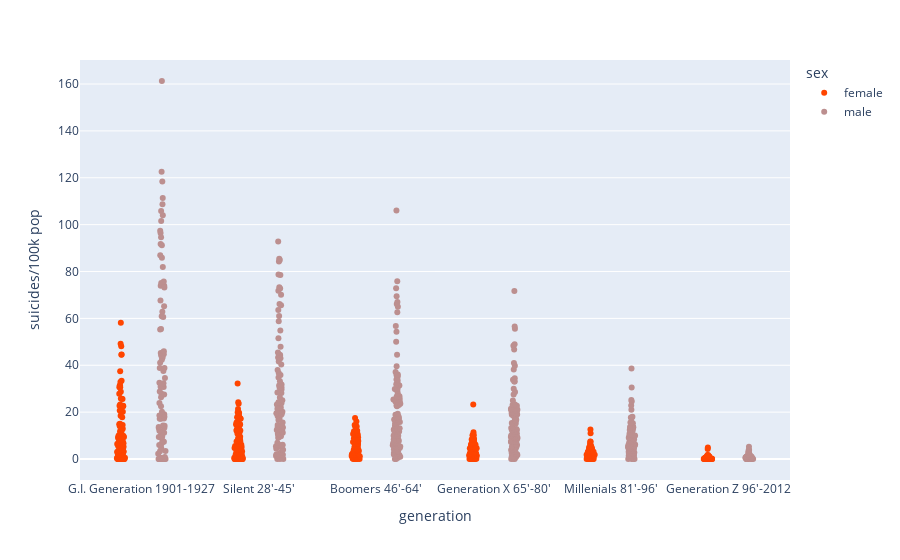

Notebook code cell kept with this figure:
### Markdown cell above
We got lucky with which color to which. But we can map the right color to the right item:

### Code cell
stripfig = px.strip(
    data_frame=df,
    x="generation",
    y="suicides/100k pop",
    # reorder categories
    category_orders={"generation":["G.I. Generation 1901-1927","Silent 28'-45'","Boomers 46'-64'", "Generation X 65'-80'","Millenials 81'-96'","Generation Z 96'-2012"]},
    hover_data=['country'],        # values appear as extra data in the hover tooltip
    color="sex",
    color_discrete_sequence=["springgreen","yellow"],             # set specific marker colors for discrete values
    color_discrete_map={"male":"rosybrown" ,"female":"orangered"},  # map your chosen colors
)
pio.show(stripfig)

### Figure 1 — Plotly figure (JSON) as saved in the notebook; plotly's stock layout.template omitted (floating-point values rounded to 4 significant figures; data arrays with more than 128 entries replaced by an {"elided": "..."} marker saying what was removed)
{"data": [{"alignmentgroup": "True", "boxpoints": "all", "customdata": {"elided": "590x1 str values"}, "fillcolor": "rgba(255,255,255,0)", "hoveron": "points", "hovertemplate": "sex=female<br>generation=%{x}<br>suicides/100k pop=%{y}<br>country=%{customdata[0]}<extra></extra>", "legendgroup": "female", "line": {"color": "rgba(255,255,255,0)"}, "marker": {"color": "orangered"}, "name": "female", "offsetgroup": "female", "orientation": "v", "pointpos": 0, "showlegend": true, "type": "box", "x": {"elided": "590 str values"}, "x0": " ", "xaxis": "x", "y": {"elided": "590 float values"}, "y0": " ", "yaxis": "y"}, {"alignmentgroup": "True", "boxpoints": "all", "customdata": {"elided": "590x1 str values"}, "fillcolor": "rgba(255,255,255,0)", "hoveron": "points", "hovertemplate": "sex=male<br>generation=%{x}<br>suicides/100k pop=%{y}<br>country=%{customdata[0]}<extra></extra>", "legendgroup": "male", "line": {"color": "rgba(255,255,255,0)"}, "marker": {"color": "rosybrown"}, "name": "male", "offsetgroup": "male", "orientation": "v", "pointpos": 0, "showlegend": true, "type": "box", "x": {"elided": "590 str values"}, "x0": " ", "xaxis": "x", "y": {"elided": "590 float values"}, "y0": " ", "yaxis": "y"}], "layout": {"boxmode": "group", "legend": {"title": {"text": "sex"}, "tracegroupgap": 0}, "margin": {"t": 60}, "xaxis": {"anchor": "y", "categoryarray": ["G.I. Generation 1901-1927", "Silent 28'-45'", "Boomers 46'-64'", "Generation X 65'-80'", "Millenials 81'-96'", "Generation Z 96'-2012"], "categoryorder": "array", "domain": [0, 1], "title": {"text": "generation"}}, "yaxis": {"anchor": "x", "domain": [0, 1], "title": {"text": "suicides/100k pop"}}}}
